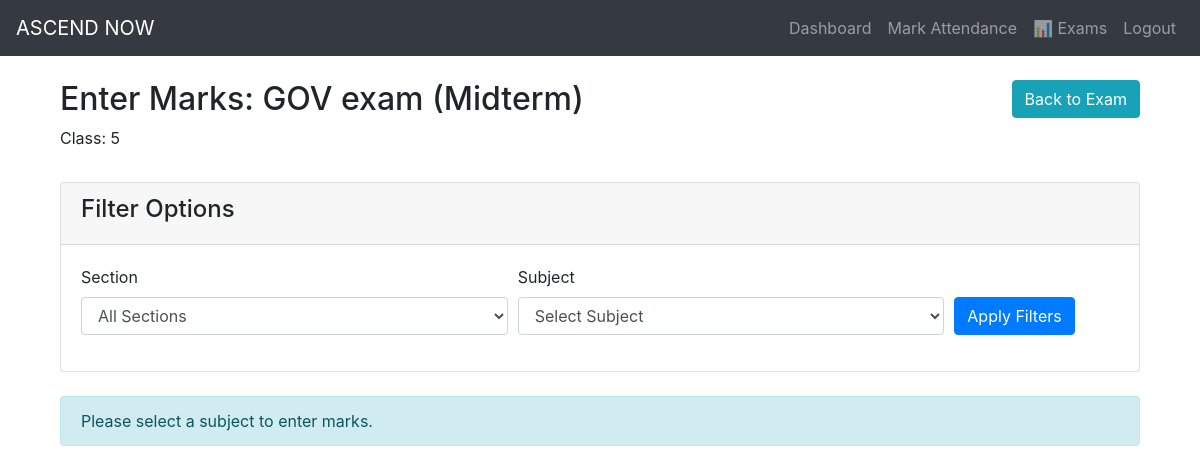
Screenshot of /marks/enter/1 (signed in) with the database file from the repository.
### dashboard/models.py (models this page shows, shortened)
class Exam(db.Model):
    id = db.Column(db.Integer, primary_key=True)
    class_id = db.Column(db.Integer, db.ForeignKey('class.id'), nullable=False)
    section_id = db.Column(db.Integer, db.ForeignKey('section.id'), nullable=False)
    name = db.Column(db.String(100), nullable=False)
    exam_type = db.Column(db.Enum('Midterm', 'Final', 'Quiz', 'Assignment', name="exam_types"), nullable=False)
    start_date = db.Column(db.Date, nullable=False)
    end_date = db.Column(db.Date, nullable=False)
    is_active = db.Column(db.Boolean, default=True)
    marks = db.relationship('Mark', backref='exam', lazy=True)

class Class(db.Model):
    id = db.Column(db.Integer, primary_key=True)
    school_id = db.Column(db.Integer, db.ForeignKey('school.id'), nullable=False)
    class_name = db.Column(db.String(10), nullable=False)
    sections = db.relationship('Section', backref='class', lazy=True)
    subjects = db.relationship('Subject', backref='class', lazy=True)
    exams = db.relationship('Exam', backref='class', lazy=True)
    students = db.relationship('Student', backref='class', lazy=True)

### dashboard/views.py (the view, shortened to what this page needs)
@app.route('/marks/enter/<int:exam_id>', methods=['GET', 'POST'])
@login_required
def enter_marks(exam_id):
    exam = Exam.query.get_or_404(exam_id)
    subjects = Subject.query.filter_by(class_id=exam.class_id).all()
    sections = Section.query.filter_by(class_id=exam.class_id).all()
    selected_section = request.args.get('section_id', type=int)
    selected_subject = request.args.get('subject_id', type=int)
    if selected_section:
        students = Student.query.filter_by(section_id=selected_section).all()
    else:
        students = Student.query.filter_by(class_id=exam.class_id).all()
    existing_marks = {}
    return render_template('exams/enter.html',
                          exam=exam,
                          subjects=subjects,
                          sections=sections,
                          selected_section=selected_section,
                          selected_subject=selected_subject,
                          students=students,
                          existing_marks=existing_marks)

### dashboard/__init__.py (called while the page is built)
@login_manager.user_loader
def load_user(user_id):
    user = User.query.get(int(user_id))
    return user

### dashboard/models.py (called while the page is built)
    @property
    def is_authenticated(self):
        return True

### dashboard/templates/exams/enter.html (shortened to what this page needs)
{% extends "base.html" %}
{% block content %}
<div class="container-fluid">
    <div class="row mb-3">
        <div class="col-md-6">
            <h2>Enter Marks: {{ exam.name }} ({{ exam.exam_type }})</h2>
            <p>Class: {{ exam.class.class_name }}</p>
        </div>
        <div class="col-md-6 text-right">
            <a href="{{ url_for('view_exam', exam_id=exam.id) }}" class="btn btn-info">
                 Back to Exam
            </a>
        </div>
    </div>
    <div class="card mb-4">
        <div class="card-header">
            <h4>Filter Options</h4>
        </div>
        <div class="card-body">
            <form method="GET" action="{{ url_for('enter_marks', exam_id=exam.id) }}" id="filter-form">
                <div class="form-row">
                    <div class="form-group col-md-5">
                        <label for="section_id">Section</label>
                        <select class="form-control" id="section_id" name="section_id">
                            <option value="">All Sections</option>
                        </select>
                    </div>
                    <div class="form-group col-md-5">
                        <label for="subject_id">Subject</label>
                        <select class="form-control" id="subject_id" name="subject_id" required>
                            <option value="">Select Subject</option>
                        </select>
                    </div>
                    <div class="form-group col-md-2 d-flex align-items-end">
                        <button type="submit" class="btn btn-primary">Apply Filters</button>
                    </div>
                </div>
            </form>
        </div>
    </div>
    {% if selected_subject %}
    <div class="card">
        <div class="card-header">
            <h4>Enter Marks</h4>
            <p>Subject: {{ subjects|selectattr('id', 'equalto', selected_subject)|first|attr('subject_name') }}</p>
        </div>
        <div class="card-body">
            <form method="POST" action="{{ url_for('enter_marks', exam_id=exam.id) }}">
                <input type="hidden" name="subject_id" value="{{ selected_subject }}">
                <div class="table-responsive">
                    <table class="table table-bordered">
                        <thead class="thead-light">
                            <tr>
                                <th>Roll No.</th>
                                <th>Student Name</th>
                                <th>Marks Obtained</th>
                                <th>Total Marks</th>
                                <th>Percentage</th>
                                <th>Grade</th>
                            </tr>
                        </thead>
                        <tbody>
                            {% for student in students %}
                            <tr>
                                <td>{{ student.roll_number }}</td>
                                <td>{{ student.full_name }}</td>
                                <td>
                                    <input type="number" step="0.01" min="0" class="form-control marks-obtained"
                                           name="marks_obtained_{{ student.id }}" id="marks_obtained_{{ student.id }}"
                                           value="{{ existing_marks.get(student.id).marks_obtained if student.id in existing_marks else '' }}"
                                           required>
                                </td>
                                <td>
                                    <input type="number" step="0.01" min="0" class="form-control total-marks"
                                           name="total_marks_{{ student.id }}" id="total_marks_{{ student.id }}"
                                           value="{{ existing_marks.get(student.id).total_marks if student.id in existing_marks else '' }}"
                                           required>
                                </td>
                                <td>
                                    <span id="percentage_{{ student.id }}">
                                        {% if student.id in existing_marks %}
                                            {{ "%.2f"|format(existing_marks.get(student.id).percentage) }}%
                                        {% else %}
                                            -
                                        {% endif %}
                                    </span>
                                </td>
                                <td>
                                    <span id="grade_{{ student.id }}">
                                        {% if student.id in existing_marks %}
                                            {{ existing_marks.get(student.id).grade }}
                                        {% else %}
                                            -
                                        {% endif %}
                                    </span>
                                </td>
                            </tr>
                            {% endfor %}
                        </tbody>
                    </table>
                </div>
                <div class="form-group text-right mt-3">
                    <button type="submit" class="btn btn-primary">Save Marks</button>
                </div>
            </form>
        </div>
    </div>
    {% else %}
    <div class="alert alert-info">
        Please select a subject to enter marks.
    </div>
    {% endif %}
</div>
{% endblock %}

### rows the page displays
Exam: name "GOV exam", exam_type "Midterm"
Class: class.class_name "5"
